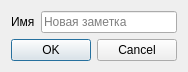
<?xml version="1.0" encoding="UTF-8"?>
<ui version="4.0">
 <class>Dialog</class>
 <widget class="QDialog" name="Dialog">
  <property name="geometry">
   <rect>
    <x>0</x>
    <y>0</y>
    <width>184</width>
    <height>72</height>
   </rect>
  </property>
  <property name="windowTitle">
   <string>Добавление заметки</string>
  </property>
  <layout class="QVBoxLayout" name="verticalLayout">
   <item>
    <layout class="QHBoxLayout" name="horizontalLayout">
     <item>
      <widget class="QLabel" name="label">
       <property name="text">
        <string>Имя</string>
       </property>
      </widget>
     </item>
     <item>
      <widget class="QLineEdit" name="lineEdit">
       <property name="placeholderText">
        <string>Новая заметка</string>
       </property>
      </widget>
     </item>
    </layout>
   </item>
   <item>
    <widget class="QDialogButtonBox" name="buttonBox">
     <property name="orientation">
      <enum>Qt::Horizontal</enum>
     </property>
     <property name="standardButtons">
      <set>QDialogButtonBox::Cancel|QDialogButtonBox::Ok</set>
     </property>
    </widget>
   </item>
  </layout>
 </widget>
 <resources/>
 <connections>
  <connection>
   <sender>buttonBox</sender>
   <signal>accepted()</signal>
   <receiver>Dialog</receiver>
   <slot>accept()</slot>
   <hints>
    <hint type="sourcelabel">
     <x>248</x>
     <y>254</y>
    </hint>
    <hint type="destinationlabel">
     <x>157</x>
     <y>274</y>
    </hint>
   </hints>
  </connection>
  <connection>
   <sender>buttonBox</sender>
   <signal>rejected()</signal>
   <receiver>Dialog</receiver>
   <slot>reject()</slot>
   <hints>
    <hint type="sourcelabel">
     <x>316</x>
     <y>260</y>
    </hint>
    <hint type="destinationlabel">
     <x>286</x>
     <y>274</y>
    </hint>
   </hints>
  </connection>
 </connections>
</ui>
